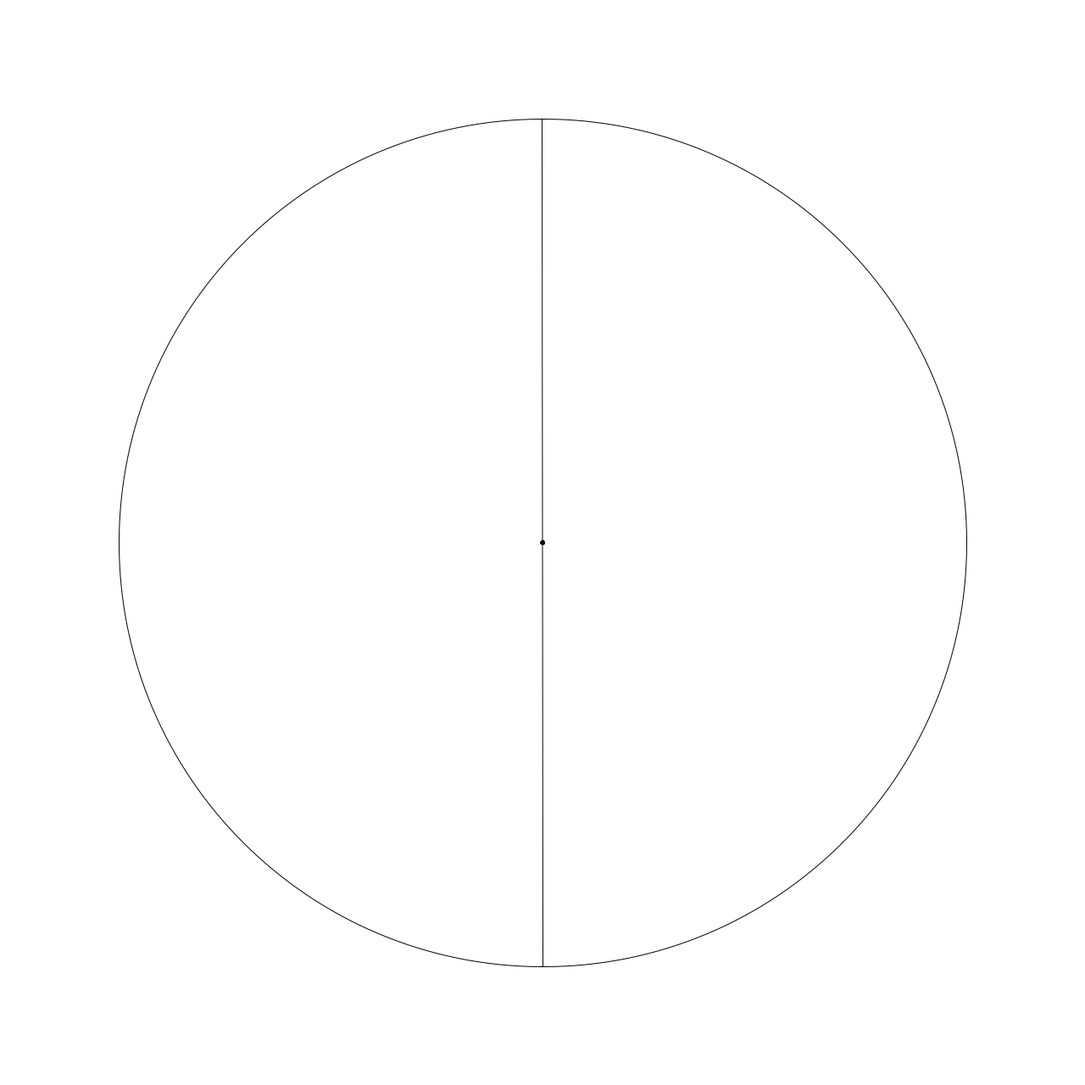
Frame 1 (no input)
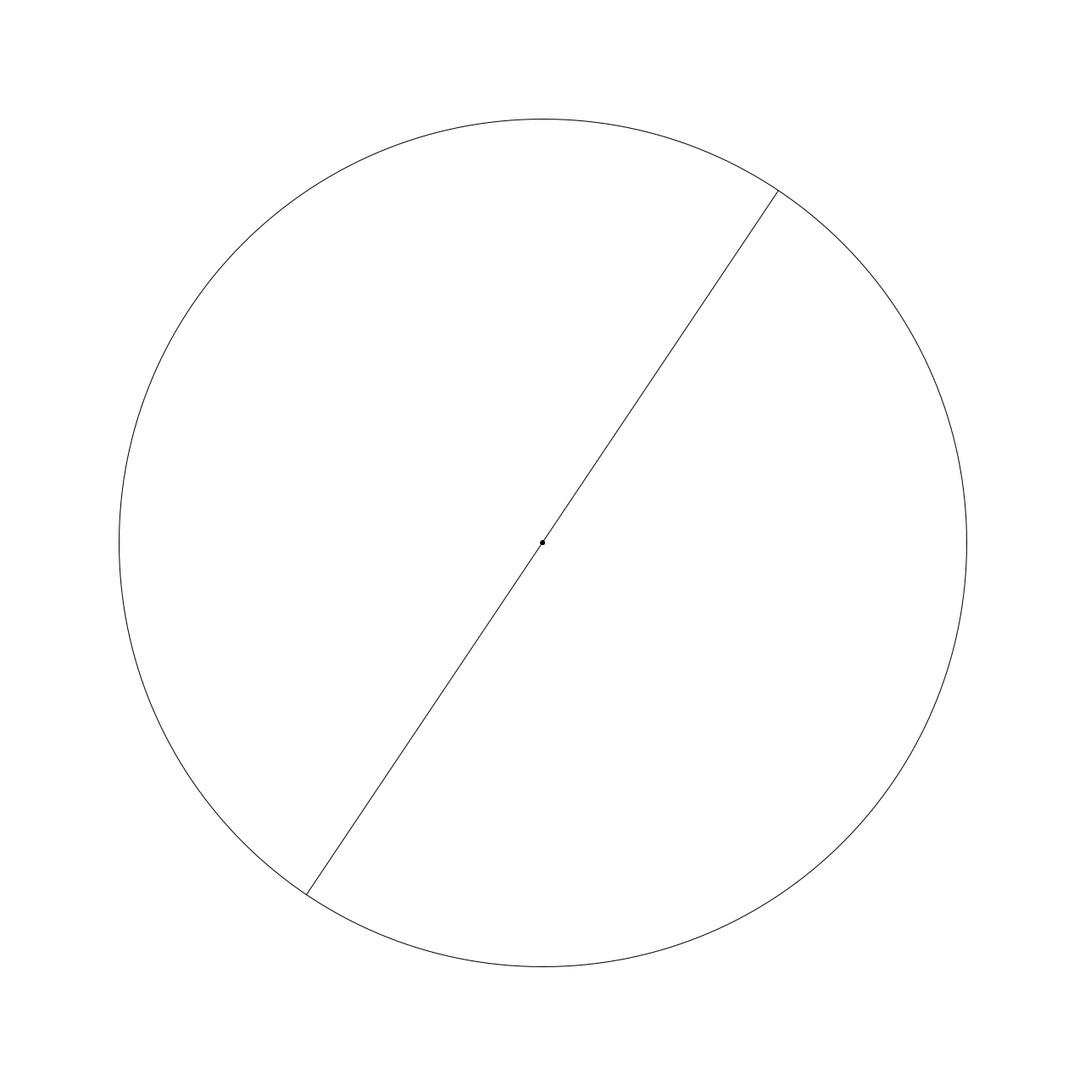
Frame 60 (the mouse pressed at the canvas centre just before this capture)
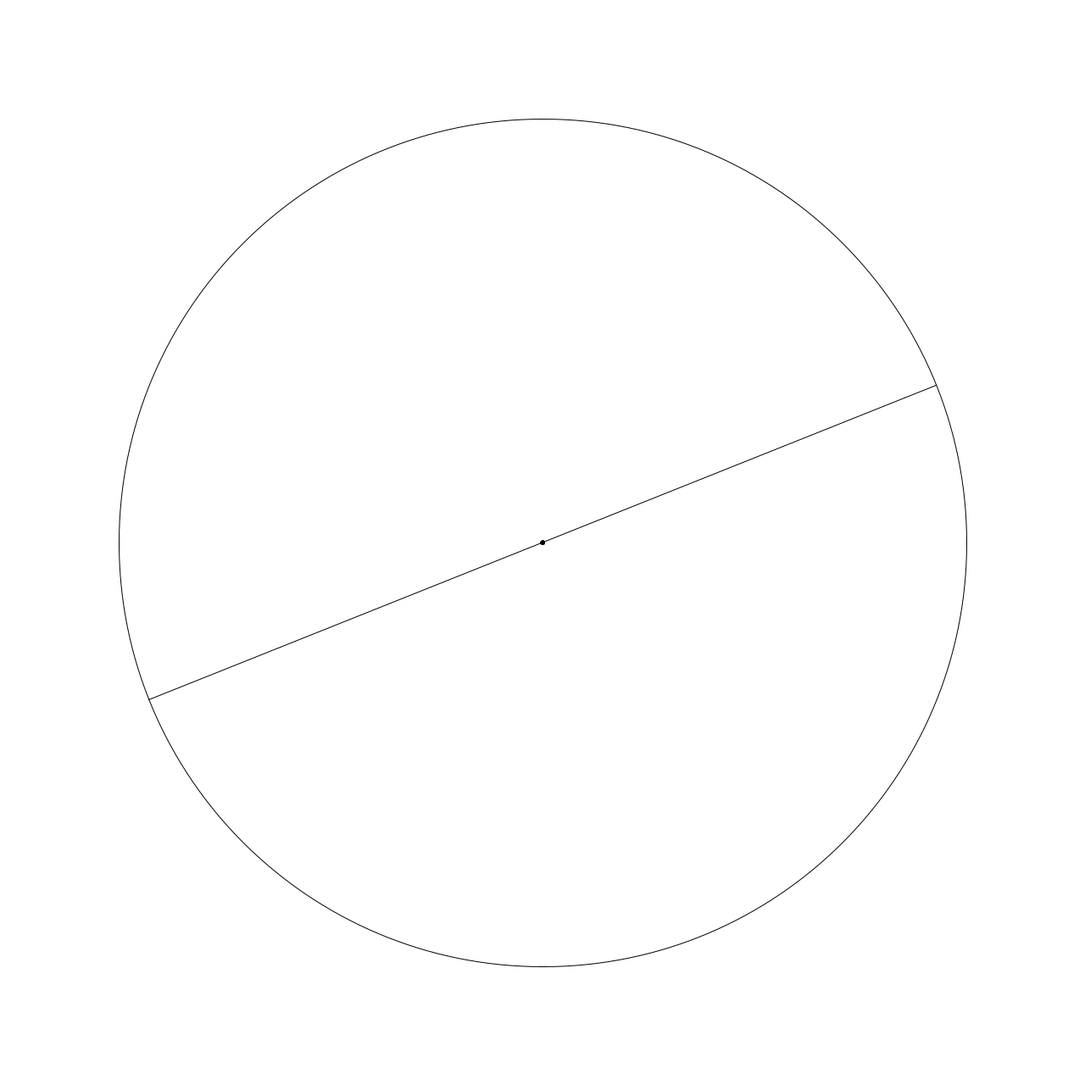
Frame 120 (the mouse held since frame 60 and released just before this capture)

The Processing sketch that drew these frames (run headless with seeded random() and noise(); from frame 60 on, the mouse is pressed at the canvas centre):

// Processing sketch: WindmillProblem
// ── WindmillProblem.pde
/* 
 Making a centre of a circle
 Making a line going through them to off screen
 
 */
 float theta, r;
 PVector[] points;
 void setup(){
   size(1280, 1280);
   theta = -PI/2;
   r = 500;
   points = new PVector[2];
   
   
 }
 
 void draw(){
   background(255);
   pushMatrix();
   translate(width/2, height/2);
   PVector centre = new PVector(0, 0);
   fill(0);
   ellipse(centre.x, centre.y, 5, 5);
   noFill();
   ellipse(centre.x, centre.y, 2*r, 2*r);
   line(r*cos(theta), r*sin(theta), -r*cos(theta), -r*sin(theta));
   popMatrix();
   
   theta += 0.01;
   
   
 }
